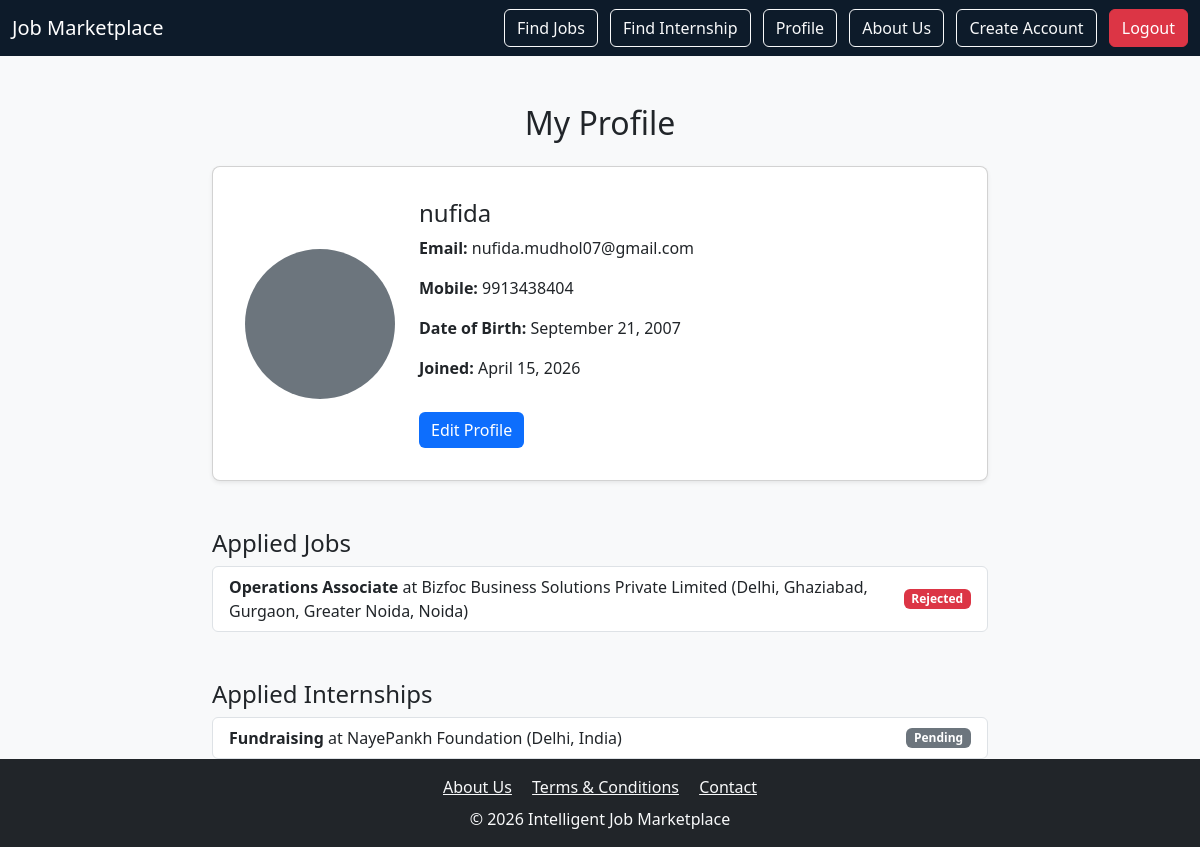
The app's page /profile/ (signed in) with its own data.
### jobs/models.py (models this page shows, shortened)
class Profile(models.Model):
    user = models.OneToOneField(User, on_delete=models.CASCADE, null=True, blank=True)
    name = models.CharField(max_length=100, blank=True)
    email = models.EmailField(blank=True)
    mobile = models.CharField(max_length=15, blank=True, null=True)
    dob = models.DateField(null=True, blank=True)
    profile_picture = models.ImageField(upload_to="profile_pics/", null=True, blank=True)

class Application(models.Model):
    STATUS_CHOICES = [
        ('pending', 'Pending'),
        ('selected', 'Selected'),
        ('rejected', 'Rejected'),
    ]
    user = models.ForeignKey(User, on_delete=models.CASCADE, related_name="applications", null=True, blank=True)
    job = models.ForeignKey('Job', on_delete=models.CASCADE, null=True, blank=True, related_name="applications")
    internship = models.ForeignKey('Internship', on_delete=models.CASCADE, null=True, blank=True, related_name="applications")
    applicant_name = models.CharField(max_length=255, blank=True)
    applicant_email = models.EmailField(blank=True)
    resume = models.FileField(upload_to='resumes/', blank=True, null=True)
    cover_letter = models.TextField(blank=True, null=True)
    status = models.CharField(max_length=20, choices=STATUS_CHOICES, default='pending')
    applied_at = models.DateTimeField(auto_now_add=True)

class Job(models.Model):
    JOB_TYPE_CHOICES = [
        ("full_time", "Full-Time"),
        ("part_time", "Part-Time"),
        ("remote", "Work From Home"),
    ]
    title = models.CharField(max_length=200)
    company = models.CharField(max_length=200)
    location = models.CharField(max_length=200)
    description = models.TextField(default="No description provided")
    salary = models.DecimalField(max_digits=10, decimal_places=2, blank=True, null=True)
    salary_type = models.CharField(max_length=20, choices=[("year", "Per Year"), ("month", "Per Month")], default="year")
    job_type = models.CharField(max_length=20, choices=JOB_TYPE_CHOICES, default="full_time")
    posted_at = models.DateTimeField(auto_now_add=True)
    featured = models.BooleanField(default=False)

class Internship(models.Model):
    INTERNSHIP_TYPE_CHOICES = [
        ("onsite", "Onsite"),
        ("wfh", "Work From Home"),
    ]
    title = models.CharField(max_length=200)
    company = models.CharField(max_length=200)
    location = models.CharField(max_length=200)
    duration = models.CharField(max_length=50)
    stipend = models.CharField(max_length=50, blank=True, null=True)
    internship_type = models.CharField(max_length=10, choices=INTERNSHIP_TYPE_CHOICES, default="onsite")
    description = models.TextField()
    posted_at = models.DateTimeField(auto_now_add=True)
    featured = models.BooleanField(default=False)

### jobs/views.py (the view)
# urls.py: path("profile/", views.profile_view, name="profile"),
@login_required
def profile_view(request):
    profile = Profile.objects.get(user=request.user)
    job_applications = Application.objects.filter(user=request.user, job__isnull=False)
    internship_applications = Application.objects.filter(user=request.user, internship__isnull=False)
    return render(request, "profile.html", {
        "profile": profile,
        "job_applications": job_applications,
        "internship_applications": internship_applications,
    })

### jobs/templates/profile.html (shortened to what this page needs)
{% extends "base.html" %}
{% block content %}
<div class="container mt-5" style="max-width: 800px;">
  <h2 class="mb-4 text-center">My Profile</h2>
  <div class="card shadow-sm">
    <div class="card-body d-flex align-items-center">
      <div class="me-4">
        {% if profile.profile_picture %}
          <img src="{{ profile.profile_picture.url }}" class="rounded-circle" width="150" height="150">
        {% else %}
          <div class="rounded-circle d-flex align-items-center justify-content-center bg-secondary text-white"
               style="width:150px; height:150px; font-size:48px; font-weight:bold;">
          </div>
        {% endif %}
      </div>
      <div>
        <h4 class="card-title">{{ user.get_full_name|default:user.username }}</h4>
        <p><strong>Email:</strong> {{ user.email }}</p>
        <p><strong>Mobile:</strong> {{ profile.mobile }}</p>
        <p><strong>Date of Birth:</strong> {{ profile.dob|date:"F j, Y" }}</p>
        <p><strong>Joined:</strong> {{ user.date_joined|date:"F j, Y" }}</p>
        <a href="{% url 'edit_profile' %}" class="btn btn-primary mt-3">Edit Profile</a>
      </div>
    </div>
  </div>
  <div class="mt-5">
    <h4>Applied Jobs</h4>
    {% if job_applications %}
      <ul class="list-group">
        {% for app in job_applications %}
          <li class="list-group-item d-flex justify-content-between align-items-center">
            <div>
              <strong>{{ app.job.title }}</strong> at {{ app.job.company }} ({{ app.job.location }})
            </div>
            <span class="badge
                {% if app.status == 'selected' %} bg-success
                {% elif app.status == 'rejected' %} bg-danger
                {% else %} bg-secondary {% endif %}">
              {{ app.get_status_display }}
            </span>
          </li>
        {% endfor %}
      </ul>
    {% else %}
      <p class="text-muted">You haven’t applied to any jobs yet.</p>
    {% endif %}
  </div>
  <div class="mt-5">
    <h4>Applied Internships</h4>
    {% if internship_applications %}
      <ul class="list-group">
        {% for app in internship_applications %}
          <li class="list-group-item d-flex justify-content-between align-items-center">
            <div>
              <strong>{{ app.internship.title }}</strong> at {{ app.internship.company }} ({{ app.internship.location }})
            </div>
            <span class="badge
                {% if app.status == 'selected' %} bg-success
                {% elif app.status == 'rejected' %} bg-danger
                {% else %} bg-secondary {% endif %}">
              {{ app.get_status_display }}
            </span>
          </li>
        {% endfor %}
      </ul>
    {% else %}
      <p class="text-muted">You haven’t applied to any internships yet.</p>
    {% endif %}
  </div>
</div>
{% endblock %}

### jobs/static/css/style.css (style rules this page uses)
body { background-color: #f8f9fa; color: #212529; font-family: "Segoe UI", Arial, sans-serif; }
h2 { margin-bottom: 20px; color: #212529; }
.card { background-color: #ffffff; border-radius: 8px; box-shadow: 0 2px 6px rgba(0,0,0,0.1); padding: 1rem; margin-bottom: 1.5rem; }
.btn-primary { background-color: #0d6efd; border: none; }

### records on screen
Profile: mobile "9913438404", dob "September 21, 2007"
Application: job "Operations Associate", job.company "Bizfoc Business Solutions Private Limited", job.location "Delhi, Ghaziabad, Gurgaon, Greater Noida, Noida", status "Rejected"
Application: internship "Fundraising", internship.company "NayePankh Foundation", internship.location "Delhi, India", status "Pending"

### other values on screen
{{ user.get_full_name|default:user.username }} "nufida"
{{ user.email }} "nufida.mudhol07@gmail.com"
{{ user.date_joined|date:"F j, Y" }} "April 15, 2026"
